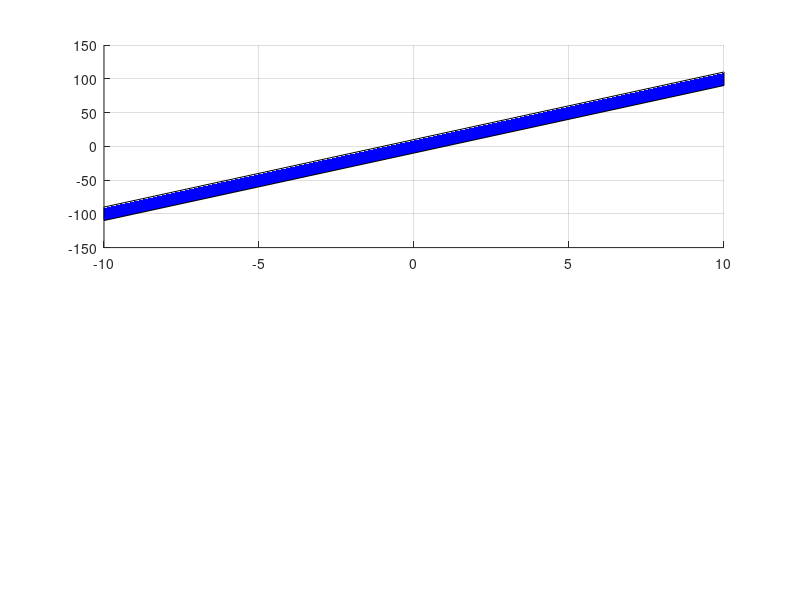

MATLAB code for this plot: (Note: this script raises an error after producing the figure.)
clear;
s =[1 2];

% points of plane1
pA{1} = [0 0 0 ];
pB{1} = [-10 -90 -10];
pC{1} = [10 90 10];
N{1} = [ 10 -1 -1]; % normal of plane1
% points of plane2

pA{2} = [0 0 0 ];
pB{2} = [10 2 10];
pC{2} = [-10 -2 -10];
N{2} = [-1 10 -1]; % normal of plane2


figure(1);


for i= 1:length(s)
pointA = pA{i};
pointB = pB{i};
pointC = pC{i}; 
    
    
normal = N{s}; %# Calculate plane normal
%# Transform points to x,y,z
x = [pointA(1) pointB(1) pointC(1)];  
y = [pointA(2) pointB(2) pointC(2)];
z = [pointA(3) pointB(3) pointC(3)];

%Find all coefficients of plane equation    
A = normal(1); B = normal(2); C = normal(3);
D = -dot(normal,pointA);
%Decide on a suitable showing range
xLim = [min(x) max(x)];
zLim = [min(z) max(z)];
[X,Z] = meshgrid(xLim,zLim);
Y = (A * X + C * Z + D)/ (-B);
reOrder = [1 2  4 3];



% plot
subplot(2,1,i)
patch(X(reOrder),Y(reOrder),Z(reOrder),'b');
grid on;
alpha(0.3);

hold on


end

hold off

U = [ 12 12 100];
K= -(1/50)*(U(1)^2+U(2)^2)+(49/50)*U(3)^2 +(2/5)*U(1)*U(2)-(83/100)*(U(1)+U(2))*U(3)


